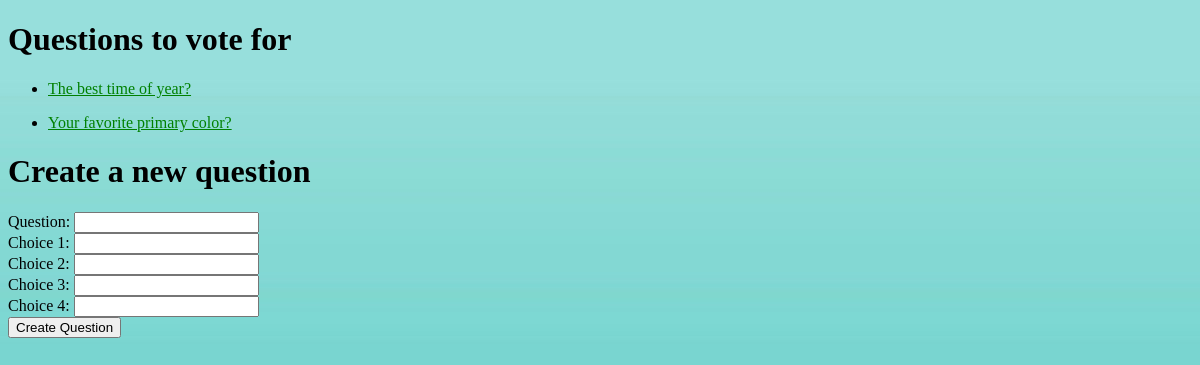
/polls/, run on an earlier commit of the app's database.
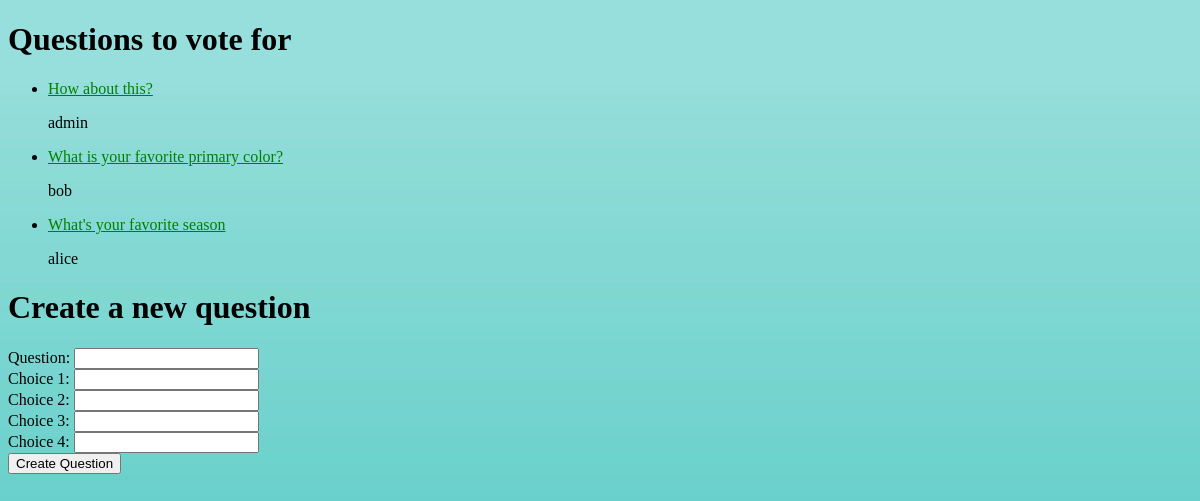
And on a later commit of the database.
### polls/models.py (models this page shows, shortened)
class Question(models.Model):
    question_text = models.CharField(max_length=200)
    pub_date = models.DateTimeField("date published")
    author = models.ForeignKey(User, on_delete=models.CASCADE)

### polls/views.py (the view)
# urls.py: path("", views.IndexView.as_view(), name="index"),
class IndexView(generic.ListView):
    template_name = "polls/index.html"
    context_object_name = "latest_question_list"
    def get_queryset(self):
        return Question.objects.filter(pub_date__lte=timezone.now()).order_by("-pub_date")[:5]

### polls/templates/polls/index.html (shortened to what this page needs)
<!DOCTYPE html>
<html lang="en-US">
  <head>
    {% load static %}
    <link rel="stylesheet" href="{% static 'polls/style.css' %}" />
  </head>
  <body>
    <h1>Questions to vote for</h1>
    {% if latest_question_list %}
    <ul>
      {% for question in latest_question_list %}
      <li>
        <a href="{% url 'polls:detail' question.id %}"
          >{{ question.question_text }}</a
        >
        <p>{{ question.author }}</p>
      </li>
      {% endfor %}
    </ul>
    {% else %}
    <p>No questions to vote for are available.</p>
    {% endif %}
    <h1>Create a new question</h1>
    <form action="{% url 'polls:create_question' %}" method="post">
      <label for="question_text">Question:</label>
      <input type="text" id="question_text" name="question_text" required>
      <br>
      <label for="choice1">Choice 1:</label>
      <input type="text" id="choice1" name="choice1" required>
      <br>
      <label for="choice2">Choice 2:</label>
      <input type="text" id="choice2" name="choice2" required>
      <br>
      <label for="choice3">Choice 3:</label>
      <input type="text" id="choice3" name="choice3" required>
      <br>
      <label for="choice3">Choice 4:</label>
      <input type="text" id="choice4" name="choice4" required>
      <br>
      <input type="submit" value="Create Question">
  </form>
  </body>
</html>

### polls/static/polls/style.css (style rules this page uses)
li a { color: green; }
body { background: white url("images/background.jpeg") repeat; }

What changed in the data, as far as the page shows it:
removed Question: question_text "The best time of year?"
removed Question: question_text "Your favorite primary color?"
added Question: question_text "How about this?", author "admin"
added Question: question_text "What is your favorite primary color?", author "bob"
added Question: question_text "What's your favorite season", author "alice"
